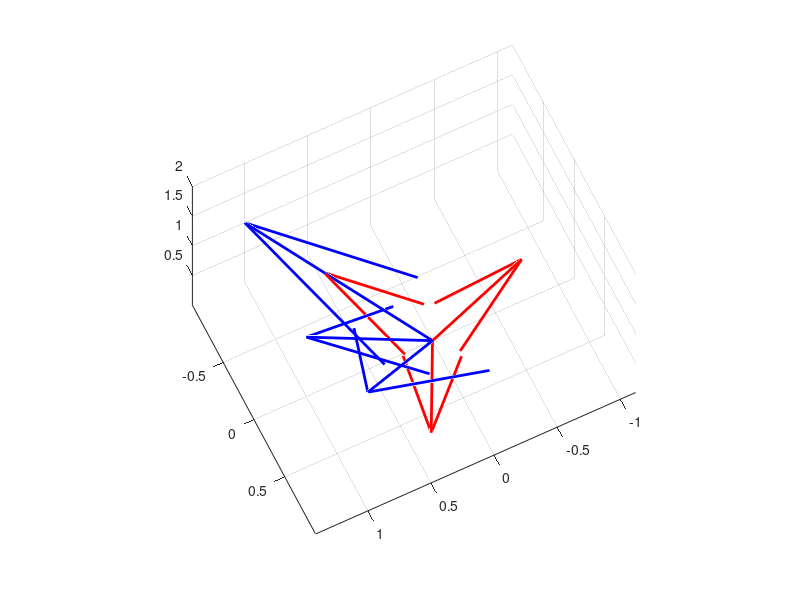

Reproduce this figure in MATLAB.
%% Método Gram-Schmidt
% Cada vector v_j se guarda como una entrada de una celda: V{j}
clc
clear all
close all


% Datos de entrada como celda de vectores

V = { [1; -1; 1], [1; 0; 1], [1; 1; 2] };   % podemos agregar o quitar vectores libremente
n = length(V);       % número de vectores 

M = [V{1,1}, V{1,2}, V{1,3}];


% Con esto verificamos que los vectores son LI. Si el rang(M) es menor que el número de vectores, entonces no son LI

if rank(M) < n

    error('Los vectores no son LI (rank(A) = %d < %d).', rank(m), n); 

end

ORT = cell(1, n);      % aquí guardaremos los vectores ortonormales

e_1 = V{1, 1}/norm(V{1, 1});

ORT{1, 1} = e_1;

for j = 2:n
    v = V{j};                     % vector j-ésimo, se va "limpiando" de la celda

    % Debemos restar j-1 veces 

    for i = 1:j-1

        proj = dot(ORT{i}, v);        % coeficiente de proyección sobre e_i
        v = v - proj * ORT{i};        % se resta esa componente

    end

    normav = norm(v);
    
    ORT{j} = v / normav;            % vector j-ésimo ya ortonormal, u en la fórmula

end

% Resultado

disp('Vectores ortonormales obtenidos:');

for j = 1:n

    fprintf('e_%d = ', j); disp(ORT{j}')

end

%% Gráfica de los vectores originales y los ortonormales

figure(1);

hold on; grid on; axis equal;

origen = [0 0 0];

% --- Vectores originales (v) ---
for j = 1:n
    quiver3(origen(1), origen(2), origen(3), ...
        V{j}(1), V{j}(2), V{j}(3), ...
        0, "Color", 'b' ,'LineWidth', 2, 'MaxHeadSize', 0.5);
end

% --- Vectores ortonormales (e) ---
for j = 1:n
    quiver3(origen(1), origen(2), origen(3), ...
        ORT{j}(1), ORT{j}(2), ORT{j}(3), ...
        0, "Color", 'r','LineWidth', 2, 'MaxHeadSize', 0.5);
end

view(154, 65);
hold off;
